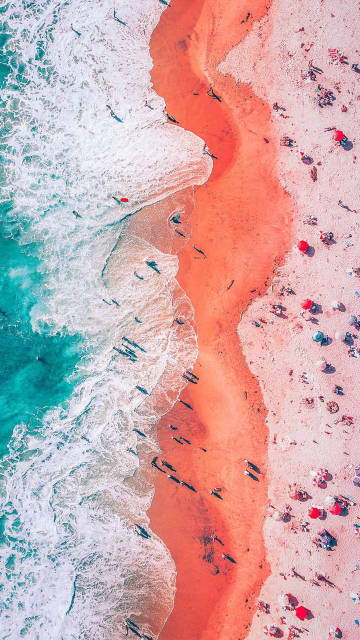
#> input picture 实验题/实验五/实验5图片.jpg, 360 x 640 px
$ python '实验五第四题.py'
#> lines starting #> are read from the running program, lines starting #| are printed output that depends on the picture
from PIL import Image
from PIL import ImageFilter
from PIL import ImageEnhance
im= Image.open("实验5图片.jpg")
#> im is the input picture: PIL image 360x640 RGB; mean R, G, B 207.2, 170.9, 171.6
im1=im.resize((350,350))
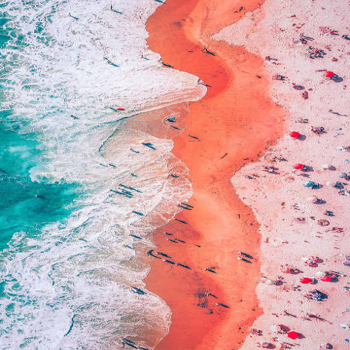
#> im1: PIL image 350x350 RGB; mean R, G, B 207.2, 170.9, 171.6
im2=im1.rotate(90)
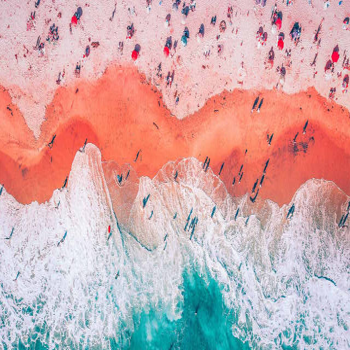
#> im2: PIL image 350x350 RGB; mean R, G, B 207.2, 170.9, 171.6
im3=im2.filter(ImageFilter.CONTOUR)
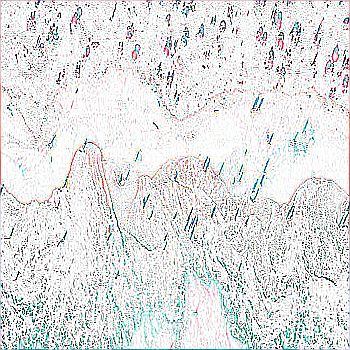
#> im3: PIL image 350x350 RGB; mean R, G, B 223.3, 224.4, 224.3
om=ImageEnhance.Contrast(im3)
om.enhance(20).save("实验图片5修改.jpg")
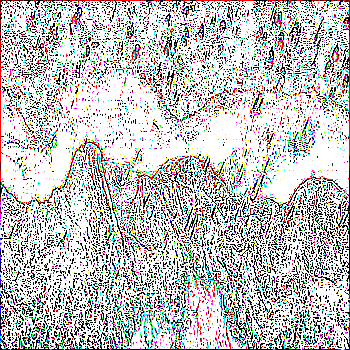
#> saved as 实验图片5修改.jpg: PIL image 350x350 RGB; mean R, G, B 192.5, 190.7, 190.7

$ run again, with 实验题/实验五/实验图片5修改.jpg copied over 实验题/实验五/实验5图片.jpg
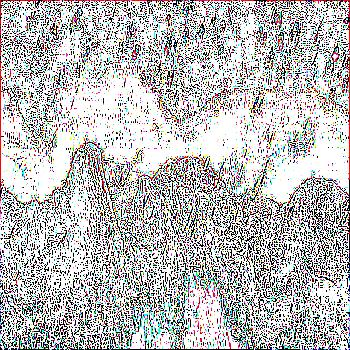
#> input picture 实验题/实验五/实验图片5修改.jpg, 350 x 350 px
#> im is the input picture: PIL image 350x350 RGB; mean R, G, B 184.5, 184.1, 183.6
#> `im2=im1.rotate(90)`:
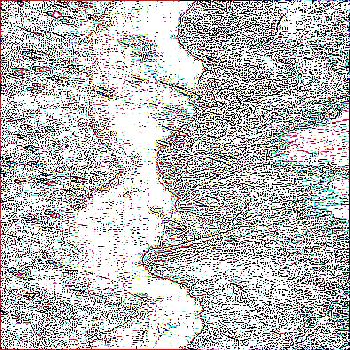
#> im2: PIL image 350x350 RGB; mean R, G, B 184.5, 184.1, 183.6
#> `om.enhance(20).save("实验图片5修改.jpg")`:
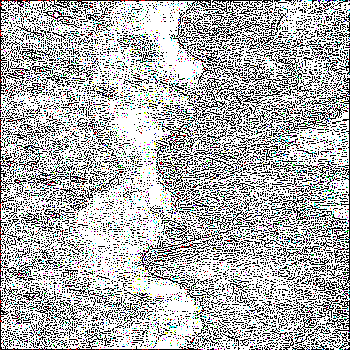
#> saved as 实验图片5修改.jpg: PIL image 350x350 RGB; mean R, G, B 177.1, 178.1, 177.5
